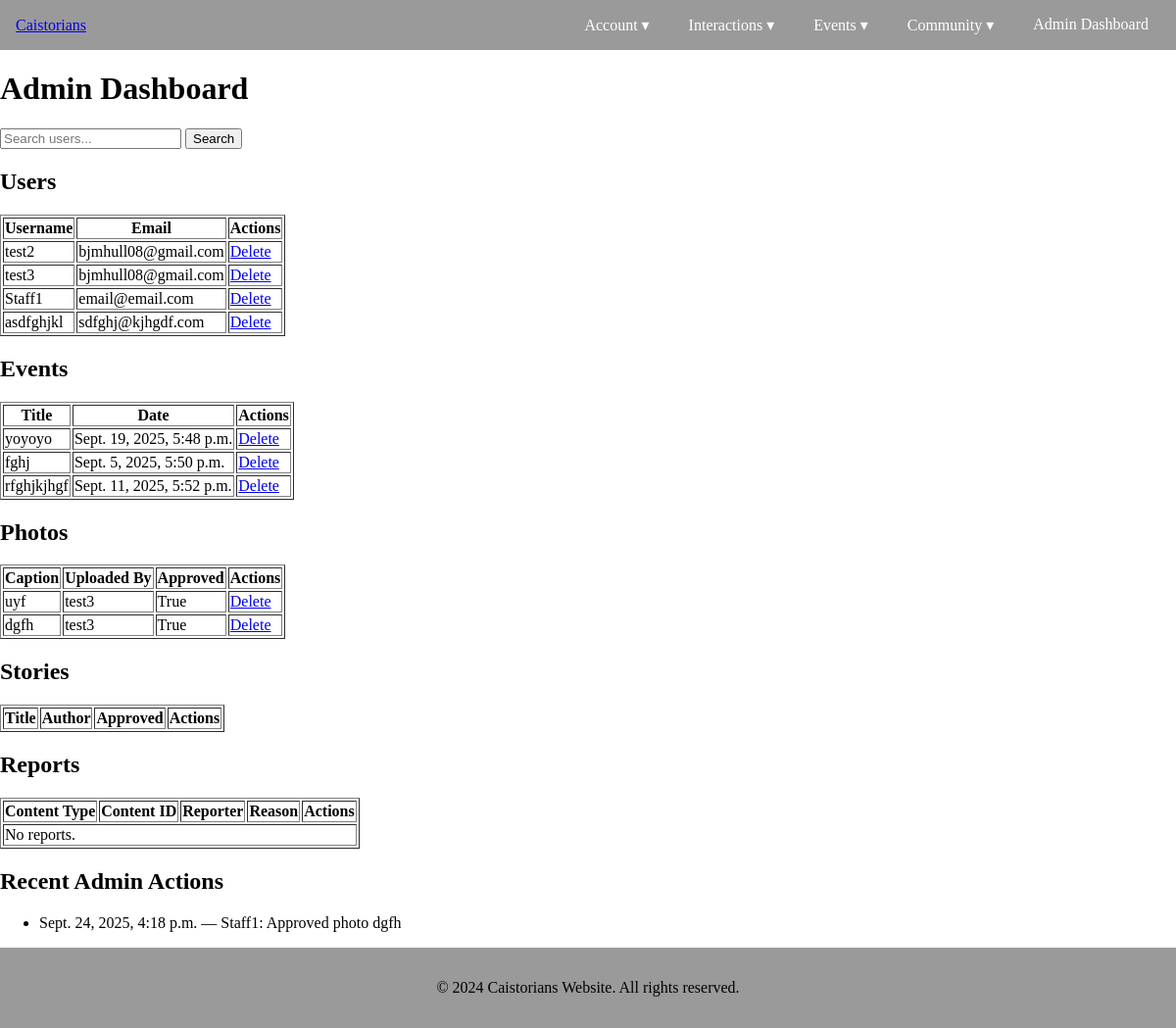
The page /custom_admin/ (signed in) on the database its author committed.
### Accounts/models.py (models this page shows, shortened)
class User(AbstractUser):
    school = models.ForeignKey(School, on_delete=models.CASCADE, related_name="users", null=True, blank=True)
    graduation_year = models.PositiveIntegerField(null=True, blank=True)
    occupation = models.CharField(max_length=100, blank=True)
    bio = models.TextField(blank=True)
    linkedin_url = models.URLField(blank=True)
    profile_picture = models.ImageField(upload_to='profile_pics/', blank=True, null=True)
    is_staff_account = models.BooleanField(default=False)
    is_superuser_account = models.BooleanField(default=False)
    is_student_account = models.BooleanField(default=False)

### events/models.py (models this page shows, shortened)
class Event(models.Model):
    school = models.ForeignKey(
        School,
        on_delete=models.CASCADE,
        related_name="Events",
        default=1
    )
    title = models.CharField(max_length=200)
    description = models.TextField()
    location = models.CharField(max_length=200, blank=True)
    start_time = models.DateTimeField()
    end_time = models.DateTimeField()
    created_by = models.ForeignKey(
        settings.AUTH_USER_MODEL,
        on_delete=models.CASCADE,
        related_name="events_created"
    )
    created_at = models.DateTimeField(auto_now_add=True)
    updated_at = models.DateTimeField(auto_now=True)

### community/models.py (models this page shows, shortened)
class Photo(models.Model):
    school = models.ForeignKey(
        School,
        on_delete=models.CASCADE,
        related_name="Photo",
        default=1
    )
    uploaded_by = models.ForeignKey(settings.AUTH_USER_MODEL, on_delete=models.CASCADE)
    image = models.ImageField(upload_to="community/photos/")
    caption = models.CharField(max_length=255, blank=True)
    uploaded_at = models.DateTimeField(auto_now_add=True)
    approved = models.BooleanField(default=False)  # Admin approval

### custom_admin/models.py (models this page shows, shortened)
class AdminLog(models.Model):
    school = models.ForeignKey(
        School,
        on_delete=models.CASCADE,
        related_name="AdminLog",
        default=1
    )
    admin = models.ForeignKey(settings.AUTH_USER_MODEL, on_delete=models.CASCADE)
    action = models.TextField()
    created_at = models.DateTimeField(auto_now_add=True)

### custom_admin/views.py (the view, shortened to what this page needs)
# urls.py: path("", views.dashboard, name="dashboard"),
@login_required
@user_passes_test(staff_required)
def dashboard(request):
    search_query = request.GET.get('search', '')
    users = User.objects.filter(school=request.user.school)
    events = Event.objects.filter(school=request.user.school)
    photos = Photo.objects.filter(school=request.user.school)
    stories = Story.objects.filter(school=request.user.school)
    reports = Report.objects.filter(school=request.user.school, resolved=False)
    logs = AdminLog.objects.filter(school=request.user.school).order_by('-created_at')[:50]  # last 50 actions
    return render(request, "custom_admin/dashboard.html", {
        "users": users,
        "events": events,
        "photos": photos,
        "stories": stories,
        "reports": reports,
        "logs": logs,
        "search_query": search_query
    })

### custom_admin/views.py (called while the page is built)
def staff_required(user):
    return user.is_staff_account

### custom_admin/templates/custom_admin/dashboard.html (shortened to what this page needs)
{% extends "Main/base.html" %}
{% block content %}
<h1>Admin Dashboard</h1>
<form method="get" style="margin-bottom:20px;">
    <input type="text" name="search" placeholder="Search users..." value="{{ search_query }}">
    <button type="submit">Search</button>
</form>
<h2>Users</h2>
<table border="1">
<tr><th>Username</th><th>Email</th><th>Actions</th></tr>
{% for user in users %}
<tr>
    <td>{{ user.username }}</td>
    <td>{{ user.email }}</td>
    <td><a href="{% url 'custom_admin:delete_user' user.id %}">Delete</a></td>
</tr>
{% endfor %}
</table>
<h2>Events</h2>
<table border="1">
<tr><th>Title</th><th>Date</th><th>Actions</th></tr>
{% for event in events %}
<tr>
    <td>{{ event.title }}</td>
    <td>{{ event.start_time }}</td>
    <td><a href="{% url 'custom_admin:delete_event' event.id %}">Delete</a></td>
</tr>
{% endfor %}
</table>
<h2>Photos</h2>
<table border="1">
<tr><th>Caption</th><th>Uploaded By</th><th>Approved</th><th>Actions</th></tr>
{% for photo in photos %}
<tr>
    <td>{{ photo.caption }}</td>
    <td>{{ photo.uploaded_by.username }}</td>
    <td>{{ photo.approved }}</td>
    <td>
        <a href="{% url 'custom_admin:delete_photo' photo.id %}">Delete</a>
    </td>
</tr>
{% endfor %}
</table>
<h2>Stories</h2>
<table border="1">
<tr><th>Title</th><th>Author</th><th>Approved</th><th>Actions</th></tr>
</table>
<h2>Reports</h2>
<table border="1">
<tr><th>Content Type</th><th>Content ID</th><th>Reporter</th><th>Reason</th><th>Actions</th></tr>
{% for report in reports %}
<tr>
    <td>{{ report.get_content_type_display }}</td>
    <td>{{ report.content_id }}</td>
    <td>{{ report.reporter.username }}</td>
    <td>{{ report.reason }}</td>
    <td><a href="{% url 'custom_:resolve_report' report.id %}">Mark Resolved</a></td>
</tr>
{% empty %}
<tr><td colspan="5">No reports.</td></tr>
{% endfor %}
</table>
<h2>Recent Admin Actions</h2>
<ul>
{% for log in logs %}
<li>{{ log.created_at }} — {{ log.admin.username }}: {{ log.action }}</li>
{% endfor %}
</ul>
{% endblock %}

### Main/static/Main/style.css (style rules this page uses)
body { display: flex; flex-direction: column; min-height: 100vh; margin: 0; padding: 0; }

### rows shown on the page
User: username "test2", email "bjmhull08@gmail.com"
User: username "test3", email "bjmhull08@gmail.com"
User: username "Staff1", email "email@email.com"
User: username "asdfghjkl", email "sdfghj@kjhgdf.com"
Event: title "yoyoyo", start_time "Sept. 19, 2025, 5:48 p.m."
Event: title "fghj", start_time "Sept. 5, 2025, 5:50 p.m."
Event: title "rfghjkjhgf", start_time "Sept. 11, 2025, 5:52 p.m."
Photo: caption "uyf", uploaded_by.username "test3", approved "True"
Photo: caption "dgfh", uploaded_by.username "test3", approved "True"
AdminLog: created_at "Sept. 24, 2025, 4:18 p.m.", admin.username "Staff1", action "Approved photo dgfh"

### other values the page prints
{{ year|default:2024 }} "2024"
